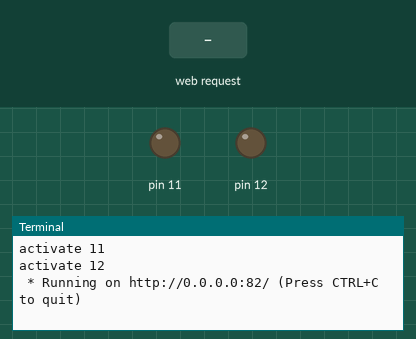
Recording of a program running on a simulated Raspberry Pi (header pin numbers). On the bench: output pins drawn as LEDs (lit = HIGH), the last lines printed to the terminal. Inputs (shaded band) come from the test bench. The clock reads 2024-03-15 10:24:30 at power-on unless the program sets it.

Above: at 1.2 s.
1.3 s: HTTP request for /status received
At 2.5 s:
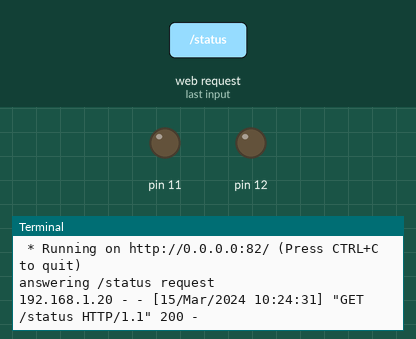
2.8 s: HTTP request for /all/f/0 received
At 3.9 s:
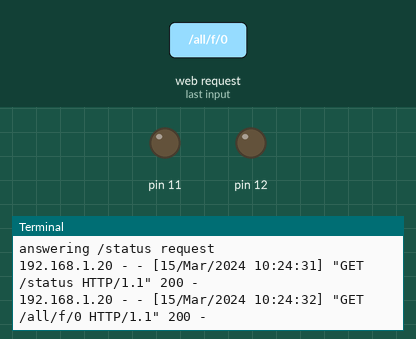
4.3 s: HTTP request for /all/all/0 received
At 5.0 s:
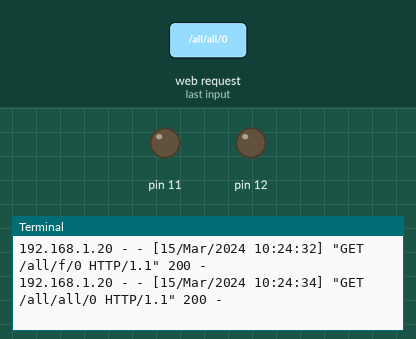

Measured:
- after the input at 1.3 s, the terminal: prints a new line at once (image 1)
- after the input at 2.8 s, the terminal: prints a new line at once (image 2)
- after the input at 4.3 s, the terminal: prints a new line at once (image 3)

The program:

pi-smartthings-task-runnery.py
```python
import RPi.GPIO as GPIO
from flask import Flask, jsonify
import time


# create the flask server app
app = Flask(__name__)

# set the mode on the GPIO pins to be based on counting the pins via
# the the layout:
"""
1 3 5 7 9  11 13 15 17 19 ... (and so on)
2 4 6 8 10 12 14 16 18 20 ... (and so on)
"""
GPIO.setmode(GPIO.BOARD)


# Configuration for devices, incoming via REST call as type/thingname/action
# The lookup is then mapped to GPIO output to carryout the task
things = {
          'door':   [{'name': 'door1', 'gpio': {'activate':11}},
                     {'name': 'door2', 'gpio': {'activate':12}}]
}


# Initialize pins
for k,val in things.items():
    for t in val:
        for k,g in t['gpio'].items():
            print(k,g)
            GPIO.setup(g,GPIO.OUT)
            GPIO.output(g,GPIO.LOW)

# Run the action via GPIO output
def thing_do(f,action):
    print('thing_do')
    print(action)
    if action in f['gpio']:
        GPIO.output(f['gpio'][action], GPIO.HIGH)
        time.sleep(1)
        GPIO.output(f['gpio'][action], GPIO.LOW)
        # response code
        return 200
    else:
        # response code
        return 400


@app.route("/status")
def status():
    print("answering /status request")
    # response code
    return 'online', 200


@app.route("/<ttype>/<thing>/<action>")
def action(ttype,thing, action):
    # response code
    res = 400
    if ttype in things:
        for f in things[ttype]:
            if thing == f['name'] or thing == "all":
                # run an action based on lookup
                res = thing_do(f,action)

    return jsonify({'res':res}), res


# start the flask app
if __name__ == "__main__":
   app.run(host='0.0.0.0', port=82, debug=False)
```
